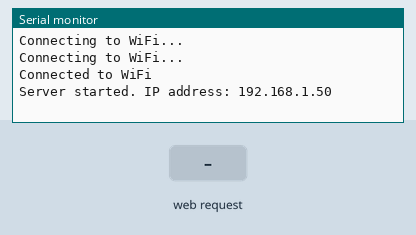
Recording of a sketch running on a simulated ESP8266 (NodeMCU). On the bench: the last lines printed to the serial monitor. The inputs (shaded band) are chosen by the test bench. WiFi joins after 1.5 s; servers stay silent unless stated.

Above: at 3.2 s.
3.3 s: HTTP request GET /on received
At 4.3 s:
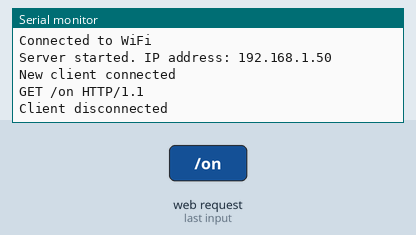
4.8 s: HTTP request GET /off received
At 5.4 s:
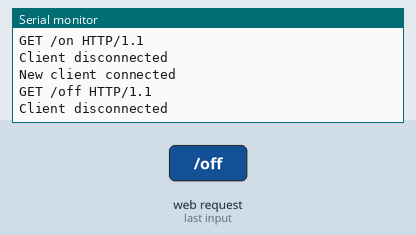

Measured:
- after the input at 3.3 s, the serial monitor: prints a new line at once (image 1)
- after the input at 4.8 s, the serial monitor: prints a new line at once (image 2)

The sketch:

sketch_may13a.ino
```cpp
#include <ESP8266WiFi.h>

// Replace with your network credentials
const char* ssid = "OnePlus 11R 5G";
const char* password = "whydouwant";

// Set the GPIO pin for the bulb
const int bulbPin = y1;

WiFiServer server(80);

void setup() {
  // Initialize Serial Monitor
  Serial.begin(115200);

  // Connect to Wi-Fi
  WiFi.begin(ssid, password);
  while (WiFi.status() != WL_CONNECTED) {
    delay(1000);
    Serial.println("Connecting to WiFi...");
  }

  Serial.println("Connected to WiFi");

  // Start the server
  server.begin();

  // Set the bulb pin as an output
  pinMode(bulbPin, OUTPUT);
  // Turn off the bulb initially
  digitalWrite(bulbPin, LOW);

  Serial.print("Server started. IP address: ");
  Serial.println(WiFi.localIP());
}

void loop() {
  WiFiClient client = server.available();

  if (client) {
    Serial.println("New client connected");

    // Read the request
    String request = client.readStringUntil('\r');
    Serial.println(request);
    client.flush();

    // Handle the request
    if (request.indexOf("/on") != -1) {
      digitalWrite(bulbPin, HIGH);
    } else if (request.indexOf("/off") != -1) {
      digitalWrite(bulbPin, LOW);
    }

    // Send the HTTP response
    client.println("HTTP/1.1 200 OK");
    client.println("Content-Type: text/html");
    client.println(""); // End of headers
    client.println("<!DOCTYPE HTML>");
    client.println("<html>");
    client.println("<h1>ESP8266 Bulb Control</h1>");
    client.println("<p>Bulb is currently: </p>");

    // Display the bulb status
    if (digitalRead(bulbPin) == HIGH) {
      client.println("<p><strong>On</strong></p>");
    } else {
      client.println("<p><strong>Off</strong></p>");
    }
    client.println("<br><br>");
    client.println("<a href=\"/on\"><button>Turn On</button></a>");
    client.println("<a href=\"/off\"><button>Turn Off</button></a>");
    client.println("</html>");

    delay(1);
    Serial.println("Client disconnected");
    Serial.println("");
  }
}
```
